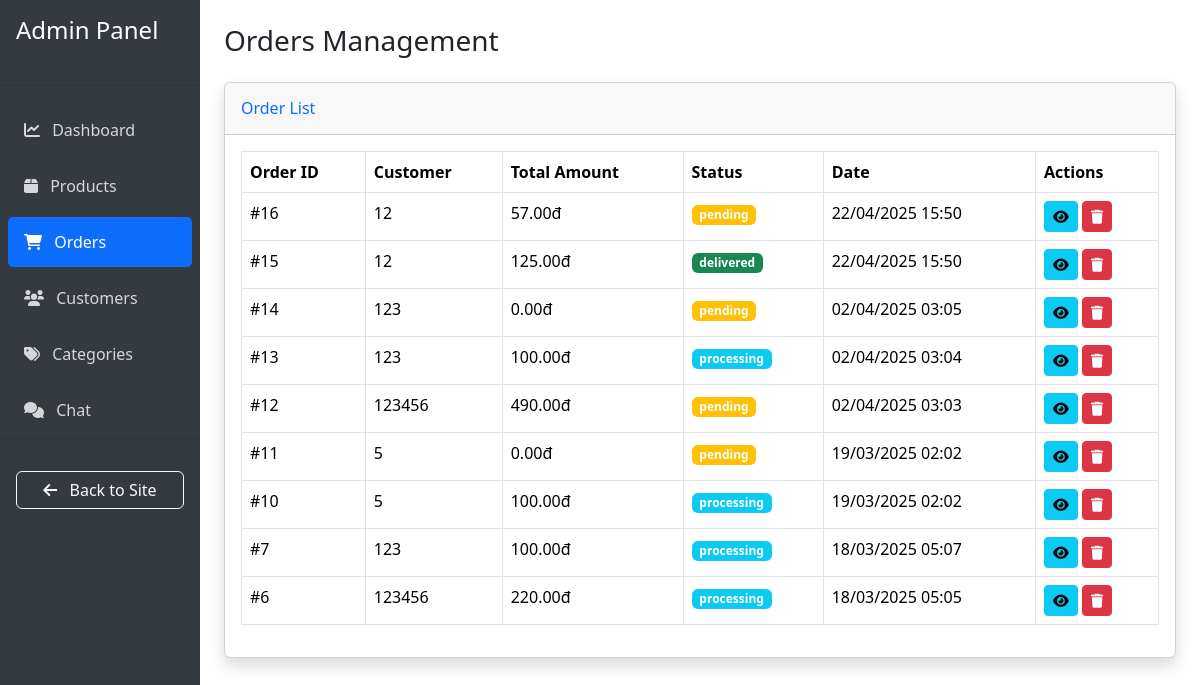
Page /admin-orders/ (signed in) on the committed database.
### hoadeptrai/models.py (models this page shows, shortened)
class Order(models.Model):
    STATUS_CHOICES = (
        ('pending', 'Pending'),
        ('processing', 'Processing'),
        ('shipped', 'Shipped'),
        ('delivered', 'Delivered'),
        ('cancelled', 'Cancelled')
    )
    customer = models.ForeignKey(Customer, on_delete=models.CASCADE)
    order_date = models.DateTimeField(auto_now_add=True)
    total_amount = models.DecimalField(max_digits=10, decimal_places=2)
    shipping_address = models.CharField(max_length=255)
    status = models.CharField(max_length=20, choices=STATUS_CHOICES, default='pending')
    payment_method = models.CharField(max_length=50, null=True, blank=True)
    promotion = models.ForeignKey('Promotion', on_delete=models.SET_NULL, null=True, blank=True)
    complete = models.BooleanField(default=False)  # Add this field

class Customer(AbstractUser):
    phone_number = models.CharField(max_length=20, blank=True)
    address = models.CharField(max_length=255, blank=True)
    ROLES = (
        ('customer', 'Customer'),
        ('seller', 'Seller'),
        ('admin', 'Admin')
    )
    role = models.CharField(max_length=10, choices=ROLES)
    loyalty_points = models.IntegerField(default=0)
    groups = models.ManyToManyField(Group, related_name="custom_customer_groups", blank=True)
    user_permissions = models.ManyToManyField(Permission, related_name="custom_customer_permissions", blank=True)

### hoadeptrai/views.py (the view, shortened to what this page needs)
# urls.py: path('admin-orders/', views.admin_orders, name='admin_orders'),
@staff_member_required
def admin_orders(request):
    orders = Order.objects.all().order_by('-order_date')
    return render(request, 'admin/orders.html', {'orders': orders})

### hoadeptrai/templates/admin/orders.html (shortened to what this page needs)
{% extends 'admin/base_admin.html' %}
{% block content %}
<div class="container-fluid">
    <div class="d-flex justify-content-between align-items-center mb-4">
        <h1 class="h3 mb-0 text-gray-800">Orders Management</h1>
    </div>
    <div class="card shadow mb-4">
        <div class="card-header py-3">
            <h6 class="m-0 font-weight-bold text-primary">Order List</h6>
        </div>
        <div class="card-body">
            <div class="table-responsive">
                <table class="table table-bordered">
                    <thead>
                        <tr>
                            <th>Order ID</th>
                            <th>Customer</th>
                            <th>Total Amount</th>
                            <th>Status</th>
                            <th>Date</th>
                            <th>Actions</th>
                        </tr>
                    </thead>
                    <tbody>
                        {% for order in orders %}
                        <tr>
                            <td>#{{ order.id }}</td>
                            <td>{{ order.customer.username }}</td>
                            <td>{{ order.total_amount }}đ</td>
                            <td>
                                <span class="badge {% if order.status == 'pending' %}bg-warning
                                                 {% elif order.status == 'processing' %}bg-info
                                                 {% elif order.status == 'shipped' %}bg-primary
                                                 {% elif order.status == 'delivered' %}bg-success
                                                 {% else %}bg-danger{% endif %}">
                                    {{ order.status }}
                                </span>
                            </td>
                            <td>{{ order.order_date|date:"d/m/Y H:i" }}</td>
                            <td>
                                <button class="btn btn-sm btn-info view-order" data-bs-toggle="modal" data-bs-target="#orderDetailModal" data-order-id="{{ order.id }}">
                                    <i class="fas fa-eye"></i>
                                </button>
                                <button class="btn btn-sm btn-danger delete-order" data-bs-toggle="modal" data-bs-target="#deleteOrderModal" data-order-id="{{ order.id }}" data-order-number="#{{ order.id }}">
                                    <i class="fas fa-trash"></i>
                                </button>
                            </td>
                        </tr>
                        {% endfor %}
                    </tbody>
                </table>
            </div>
        </div>
    </div>
</div>
{% endblock %}

### hoadeptrai/templates/admin/base_admin.html (shortened to what this page needs)
<!DOCTYPE html>
<html lang="en">
<head>
    {% load static %}
    <link href="https://cdn.jsdelivr.net/npm/bootstrap@5.3.3/dist/css/bootstrap.min.css" rel="stylesheet">
    <link rel="stylesheet" href="https://cdnjs.cloudflare.com/ajax/libs/font-awesome/6.0.0/css/all.min.css">
</head>
<body>
    <div class="container-fluid">
        <div class="row">
            <div class="col-md-2 px-0 position-fixed sidebar">
                <div class="d-flex flex-column h-100">
                    <a href="{% url 'admin_dashboard' %}" class="text-decoration-none p-3">
                        <h4 class="text-white">Admin Panel</h4>
                    </a>
                    <hr class="bg-light">
                    <div class="nav flex-column mb-auto">
                        <a href="{% url 'admin_dashboard' %}" class="nav-link {% if request.resolver_match.url_name == 'admin_dashboard' %}active{% endif %}">
                            <i class="fas fa-chart-line me-2"></i> Dashboard
                        </a>
                        <a href="{% url 'admin_products' %}" class="nav-link {% if request.resolver_match.url_name == 'admin_products' %}active{% endif %}">
                            <i class="fas fa-box me-2"></i> Products
                        </a>
                        <a href="{% url 'admin_orders' %}" class="nav-link {% if request.resolver_match.url_name == 'admin_orders' %}active{% endif %}">
                            <i class="fas fa-shopping-cart me-2"></i> Orders
                        </a>
                        <a href="{% url 'admin_customers' %}" class="nav-link {% if request.resolver_match.url_name == 'admin_customers' %}active{% endif %}">
                            <i class="fas fa-users me-2"></i> Customers
                        </a>
                        <a href="{% url 'admin_categories' %}" class="nav-link {% if request.resolver_match.url_name == 'admin_categories' %}active{% endif %}">
                            <i class="fas fa-tags me-2"></i> Categories
                        </a>
                        <a href="{% url 'admin_chat' %}" class="nav-link {% if request.resolver_match.url_name == 'admin_chat' %}active{% endif %}">
                            <i class="fas fa-comments me-2"></i> Chat
                        </a>
                    </div>
                    <hr class="bg-light mt-auto">
                    <div class="p-3">
                        <a href="{% url 'home' %}" class="btn btn-outline-light w-100">
                            <i class="fas fa-arrow-left me-2"></i> Back to Site
                        </a>
                    </div>
                </div>
            </div>
            <div class="col-md-10 offset-md-2 py-4">
                {% block content %}{% endblock %}
            </div>
        </div>
    </div>
</body>
</html>

### hoadeptrai/templates/admin/base_admin.html (style rules this page uses)
.sidebar { min-height: 100vh; background-color: #343a40; }
.nav-link { color: rgba(255,255,255,.8); padding: 0.8rem 1rem; border-radius: 5px; margin: 0.2rem 0.5rem; }
.nav-link.active { background-color: #0d6efd; color: #fff; }

### rows in the picture
Order: id "16", customer.username "12", total_amount "57.00", status "pending", order_date "22/04/2025 15:50"
Order: id "15", customer.username "12", total_amount "125.00", status "delivered", order_date "22/04/2025 15:50"
Order: id "14", customer.username "123", total_amount "0.00", status "pending", order_date "02/04/2025 03:05"
Order: id "13", customer.username "123", total_amount "100.00", status "processing", order_date "02/04/2025 03:04"
Order: id "12", customer.username "123456", total_amount "490.00", status "pending", order_date "02/04/2025 03:03"
Order: id "11", customer.username "5", total_amount "0.00", status "pending", order_date "19/03/2025 02:02"
Order: id "10", customer.username "5", total_amount "100.00", status "processing", order_date "19/03/2025 02:02"
Order: id "7", customer.username "123", total_amount "100.00", status "processing", order_date "18/03/2025 05:07"
Order: id "6", customer.username "123456", total_amount "220.00", status "processing", order_date "18/03/2025 05:05"
